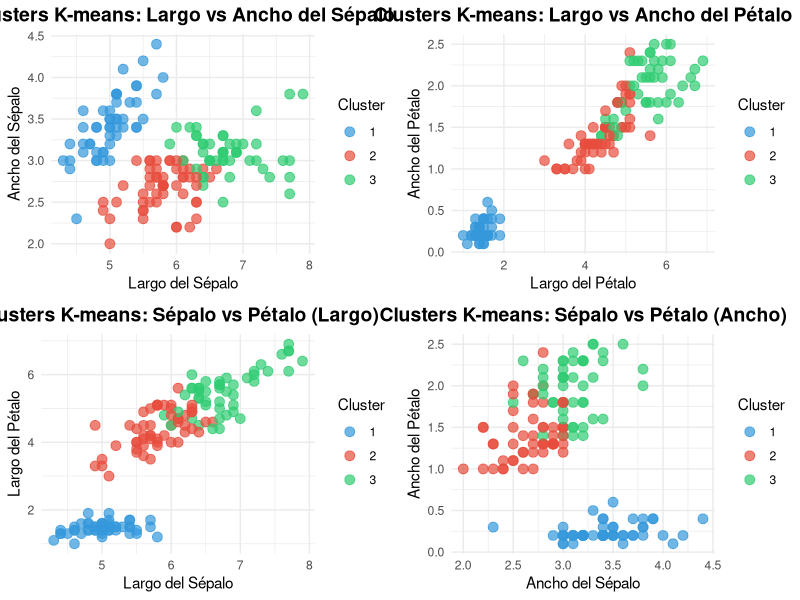
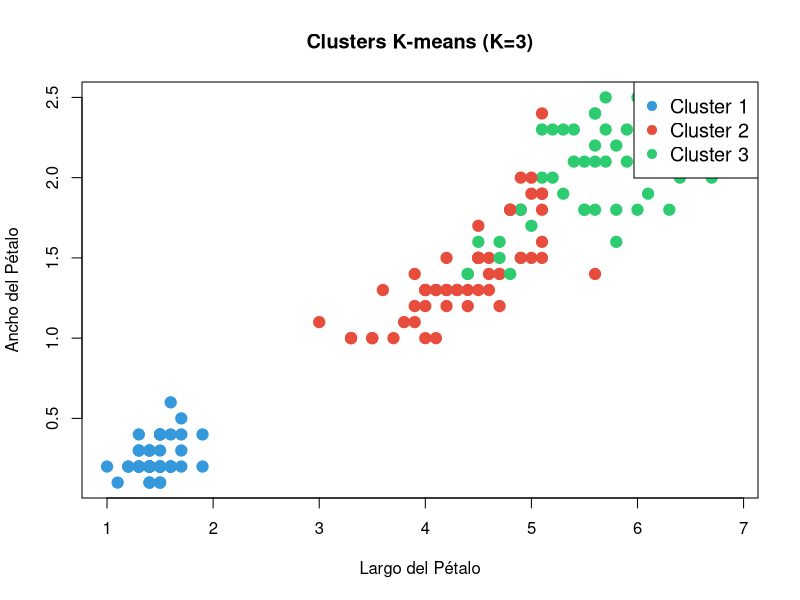

The R script that drew these images, in order:
# Script para generar K-means con cluster plot por dimensión y accuracy correcto
library(ggplot2)
library(dplyr)
library(gridExtra)

# Cargar datos
data(iris)

# Preparar datos
iris_scaled <- scale(iris[,1:4])
set.seed(123)
kmeans_result <- kmeans(iris_scaled, 3)

# Calcular accuracy del K-means
# Mapear clusters a especies (esto es una aproximación)
# Asumimos que el cluster más frecuente para cada especie es la predicción correcta
cluster_species_mapping <- table(kmeans_result$cluster, iris$Species)
predicted_species <- apply(cluster_species_mapping, 1, function(x) names(which.max(x)))
names(predicted_species) <- 1:3

# Crear predicciones
kmeans_predictions <- predicted_species[kmeans_result$cluster]
kmeans_accuracy <- mean(kmeans_predictions == iris$Species) * 100

print(paste("Accuracy del K-means:", round(kmeans_accuracy, 2), "%"))

# Crear cluster plot por dimensión
iris_with_clusters <- data.frame(
  iris,
  Cluster = as.factor(kmeans_result$cluster)
)

# Gráfico 1: Sepal Length vs Sepal Width
p1 <- ggplot(iris_with_clusters, aes(x = Sepal.Length, y = Sepal.Width, color = Cluster)) +
  geom_point(size = 3, alpha = 0.7) +
  scale_color_manual(values = c("#3498db", "#e74c3c", "#2ecc71")) +
  labs(title = "Clusters K-means: Largo vs Ancho del Sépalo",
       x = "Largo del Sépalo", y = "Ancho del Sépalo") +
  theme_minimal() +
  theme(plot.title = element_text(hjust = 0.5, size = 14, face = "bold"))

# Gráfico 2: Petal Length vs Petal Width
p2 <- ggplot(iris_with_clusters, aes(x = Petal.Length, y = Petal.Width, color = Cluster)) +
  geom_point(size = 3, alpha = 0.7) +
  scale_color_manual(values = c("#3498db", "#e74c3c", "#2ecc71")) +
  labs(title = "Clusters K-means: Largo vs Ancho del Pétalo",
       x = "Largo del Pétalo", y = "Ancho del Pétalo") +
  theme_minimal() +
  theme(plot.title = element_text(hjust = 0.5, size = 14, face = "bold"))

# Gráfico 3: Sepal Length vs Petal Length
p3 <- ggplot(iris_with_clusters, aes(x = Sepal.Length, y = Petal.Length, color = Cluster)) +
  geom_point(size = 3, alpha = 0.7) +
  scale_color_manual(values = c("#3498db", "#e74c3c", "#2ecc71")) +
  labs(title = "Clusters K-means: Sépalo vs Pétalo (Largo)",
       x = "Largo del Sépalo", y = "Largo del Pétalo") +
  theme_minimal() +
  theme(plot.title = element_text(hjust = 0.5, size = 14, face = "bold"))

# Gráfico 4: Sepal Width vs Petal Width
p4 <- ggplot(iris_with_clusters, aes(x = Sepal.Width, y = Petal.Width, color = Cluster)) +
  geom_point(size = 3, alpha = 0.7) +
  scale_color_manual(values = c("#3498db", "#e74c3c", "#2ecc71")) +
  labs(title = "Clusters K-means: Sépalo vs Pétalo (Ancho)",
       x = "Ancho del Sépalo", y = "Ancho del Pétalo") +
  theme_minimal() +
  theme(plot.title = element_text(hjust = 0.5, size = 14, face = "bold"))

# Combinar gráficos en una cuadrícula
cluster_plot_completo <- grid.arrange(p1, p2, p3, p4, ncol = 2)

# Guardar el gráfico
ggsave("clusters_kmeans_completo.png", cluster_plot_completo, 
       width = 12, height = 10, dpi = 300)

# También guardar el gráfico original para mantener compatibilidad
png("clusters_kmeans.png", width=800, height=600)
plot(iris$Petal.Length, iris$Petal.Width, 
     col = c("#3498db", "#e74c3c", "#2ecc71")[kmeans_result$cluster],
     pch = 19, cex = 1.5,
     main = "Clusters K-means (K=3)",
     xlab = "Largo del Pétalo", ylab = "Ancho del Pétalo")
legend("topright", legend = paste("Cluster", 1:3), 
       col = c("#3498db", "#e74c3c", "#2ecc71"), pch = 19, cex = 1.2)
dev.off()

print(paste("Accuracy del K-means calculado:", round(kmeans_accuracy, 2), "%"))
print("Gráficos de clusters generados exitosamente") 